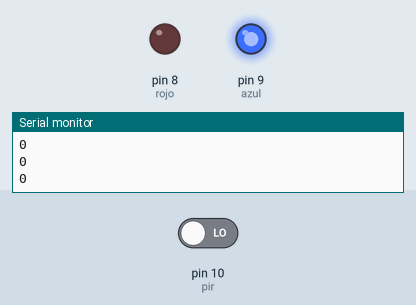
This sketch was run on a simulated Arduino Uno, built with avr-gcc and run on an emulated ATmega328P. On the bench: output pins drawn as LEDs (lit = HIGH), the last lines printed to the serial monitor. Inputs (shaded band) come from the test bench; at power-on: pin 10 (pir) LOW.

Above: at 1.2 s.
1.3 s: pin 10 (pir) driven HIGH
At 2.2 s:
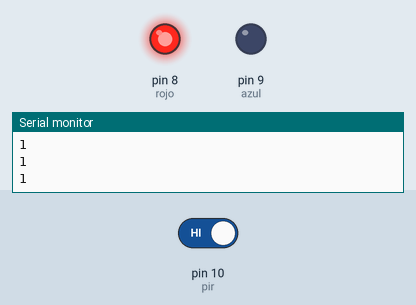
2.8 s: pin 10 (pir) driven LOW
At 3.4 s:
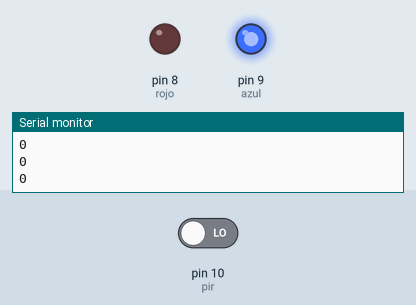
Timing chart, 0 to 5.8 s (numbered marks = the images above; inputs shaded):
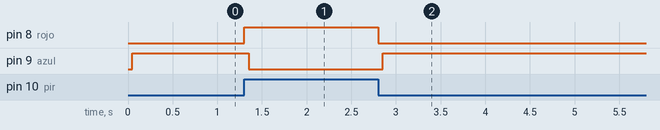

Measured:
- after the input at 1.3 s, pin 8 (rojo): LOW → HIGH at once; pin 9 (azul): HIGH → LOW after 0.05 s
- after the input at 2.8 s, pin 8 (rojo): HIGH → LOW at once; pin 9 (azul): LOW → HIGH after 0.05 s

The sketch:

ej12.ino
```cpp
#define pir 10
#define rojo 8
#define azul 9

void setup(){
  Serial.begin(9600);
  pinMode(pir, INPUT);
  pinMode(rojo, OUTPUT);
  pinMode(azul, OUTPUT);
}

void loop(){
  int valor = digitalRead(pir);
  Serial.println(valor);

  if (valor == HIGH){
    digitalWrite(rojo, HIGH);
    delay(50);
    digitalWrite(azul, LOW);
    delay(50);
  }
  else{
    digitalWrite(rojo, LOW);
    delay(50);
    digitalWrite(azul, HIGH);
    delay(50);
  }
}
```
